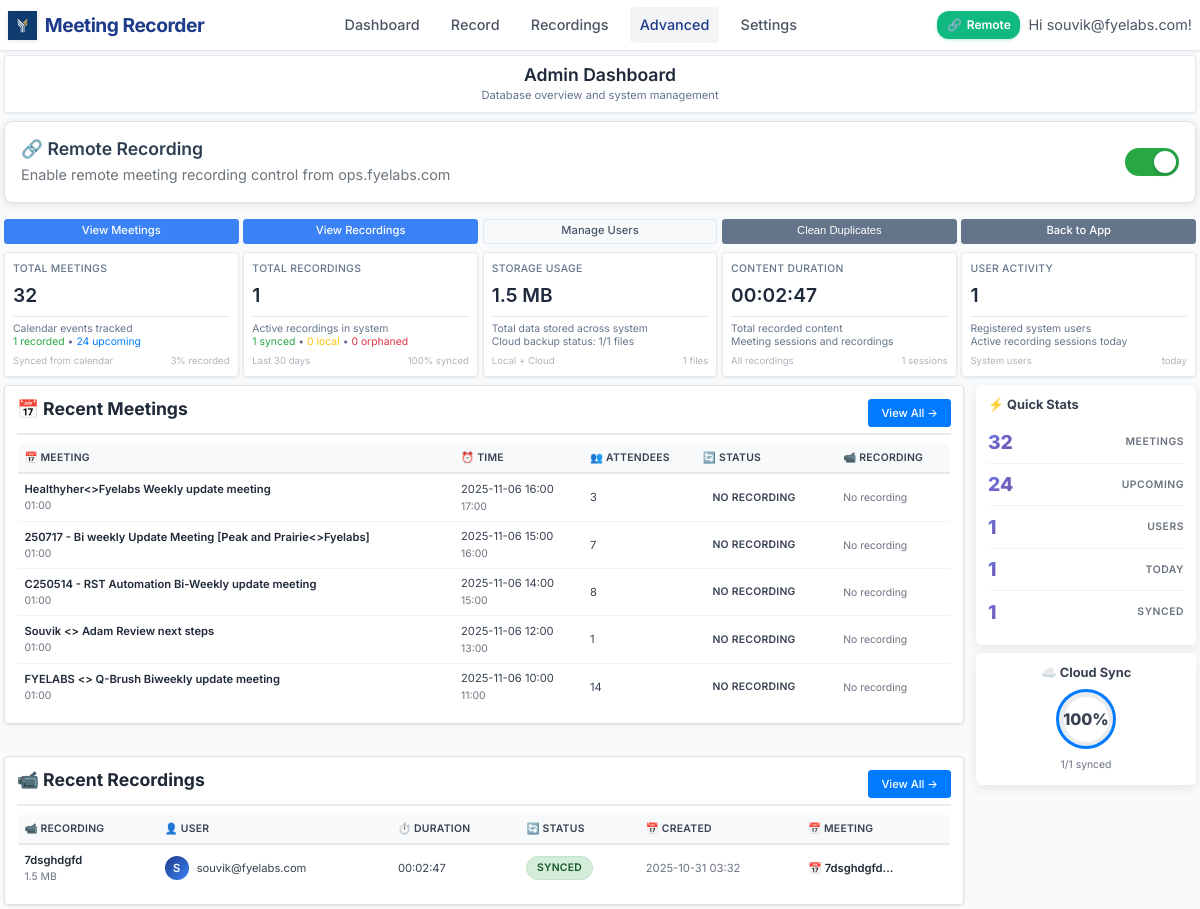
Page /admin (signed in) on the earlier database version.
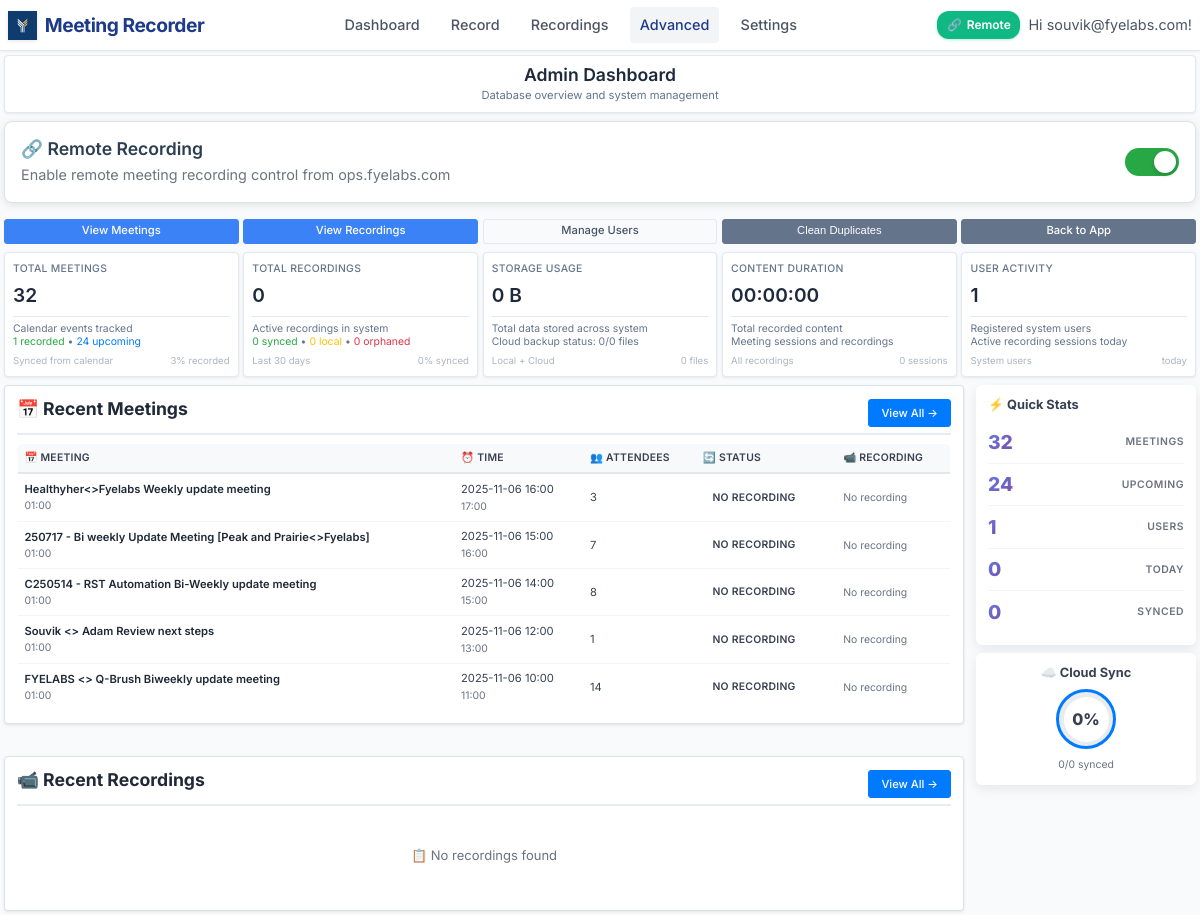
Same page on the later database version.
### models.py (models this page shows, shortened)
class Meeting(db.Model):
    id = db.Column(db.Integer, primary_key=True)
    calendar_event_id = db.Column(db.String(255))  # Original calendar event ID
    subject = db.Column(db.String(500), nullable=False)
    description = db.Column(db.Text)
    location = db.Column(db.String(500))
    web_link = db.Column(db.String(1000))  # Teams meeting link
    start_time = db.Column(db.DateTime, nullable=False)
    end_time = db.Column(db.DateTime, nullable=False)
    duration_minutes = db.Column(db.Integer)
    is_all_day = db.Column(db.Boolean, default=False)
    organizer = db.Column(db.String(255))
    required_attendees = db.Column(db.Text)  # JSON list of email addresses
    optional_attendees = db.Column(db.Text)  # JSON list of email addresses
    attendee_count = db.Column(db.Integer, default=0)
    meeting_type = db.Column(db.String(50), default='teams')  # teams, phone, in-person, other
    is_teams_meeting = db.Column(db.Boolean, default=False)
    is_recurring = db.Column(db.Boolean, default=False)
    recording_status = db.Column(db.String(50), default='none')  # none, scheduled, recorded_local, recorded_synced, excluded
    recording_id = db.Column(db.Integer, db.ForeignKey('recording.id'), nullable=True)  # One-to-one relationship
    recording = db.relationship('Recording', backref=db.backref('meeting', uselist=False), uselist=False)  # One meeting can have 0 or 1 recording
    discovered_at = db.Column(db.DateTime, default=datetime.utcnow)
    last_updated = db.Column(db.DateTime, default=datetime.utcnow, onupdate=datetime.utcnow)
    user_id = db.Column(db.Integer, db.ForeignKey('user.id'), nullable=False)
    is_excluded = db.Column(db.Boolean, default=False)  # User manually excluded from recording
    auto_record = db.Column(db.Boolean, default=True)  # Should this meeting be auto-recorded
    user_excluded = db.Column(db.Boolean, default=False)  # User manually excluded this specific meeting
    exclude_all_series = db.Column(db.Boolean, default=False)  # Exclude all meetings in this recurring series
    series_id = db.Column(db.String(255))  # Recurring series identifier for grouping related meetings
    @property
    def duration_formatted(self):
        if not self.duration_minutes:
            return "00:00"
        hours = self.duration_minutes // 60
        minutes = self.duration_minutes % 60
        if hours > 0:
            return f"{hours:02d}:{minutes:02d}"
        else:
            return f"{minutes:02d}m"
    @property
    def status_display(self):
        status_map = {
            'none': 'No Recording',
            'scheduled': 'Scheduled',
            'recorded_local': 'Recorded (Local)',
            'recorded_synced': 'Recorded & Synced',
            'upload_failed': 'Upload Failed',
            'excluded': 'Excluded'
        }
        return status_map.get(self.recording_status, 'Unknown')
    @property
    def status_class(self):
        class_map = {
            'none': 'status-none',
            'scheduled': 'status-scheduled',
            'recorded_local': 'status-recorded-local',
            'recorded_synced': 'status-recorded-synced',
            'upload_failed': 'status-failed',
            'excluded': 'status-excluded'
        }
        return class_map.get(self.recording_status, 'status-none')

class Recording(db.Model):
    id = db.Column(db.Integer, primary_key=True)
    title = db.Column(db.String(200), nullable=False)
    filename = db.Column(db.String(255), nullable=False)
    file_path = db.Column(db.String(500), nullable=False)
    file_size = db.Column(db.BigInteger, default=0)  # in bytes
    duration = db.Column(db.Integer, default=0)  # in seconds
    created_at = db.Column(db.DateTime, default=datetime.utcnow)
    started_at = db.Column(db.DateTime)
    ended_at = db.Column(db.DateTime)
    monitor_name = db.Column(db.String(200))
    resolution = db.Column(db.String(50))  # e.g., "1920x1080"
    uploaded = db.Column(db.Boolean, default=False)
    upload_url = db.Column(db.String(500))  # Legacy field - kept for compatibility
    video_url = db.Column(db.String(500))
    transcript_url = db.Column(db.String(500))
    thumbnail_url = db.Column(db.String(500))
    upload_status = db.Column(db.String(50), default='pending')  # pending, uploading, completed, failed
    upload_metadata = db.Column(db.Text)  # JSON metadata from upload
    user_id = db.Column(db.Integer, db.ForeignKey('user.id'), nullable=False)
    status = db.Column(db.String(50), default='completed')  # recording, processing, completed, failed

class User(UserMixin, db.Model):
    id = db.Column(db.Integer, primary_key=True)
    username = db.Column(db.String(80), unique=True, nullable=False)
    email = db.Column(db.String(120), unique=True, nullable=False)
    password_hash = db.Column(db.String(128))
    created_at = db.Column(db.DateTime, default=datetime.utcnow)
    is_active = db.Column(db.Boolean, default=True)
    default_monitor = db.Column(db.String(200))  # Default monitor for recordings
    auto_delete_days = db.Column(db.Integer, default=30)  # Auto-delete recordings after N days
    recordings = db.relationship('Recording', backref='user', lazy=True)
    meetings = db.relationship('Meeting', backref='user', lazy=True)

### app.py (the view)
@app.route('/admin')
@login_required
def admin_dashboard():
    try:
        total_recordings = Recording.query.count()
        uploaded_count = Recording.query.filter_by(uploaded=True).count()
        total_size = db.session.query(db.func.sum(Recording.file_size)).scalar() or 0
        total_duration = db.session.query(db.func.sum(Recording.duration)).scalar() or 0
        users_count = User.query.count()
        total_meetings = Meeting.query.count()
        recorded_meetings = Meeting.query.filter(Meeting.recording_status.in_(['recorded_synced', 'recorded_local'])).count()
        upcoming_meetings = Meeting.query.filter(Meeting.start_time > datetime.utcnow()).count()
        orphaned_recordings = Recording.query.filter(~Recording.id.in_(
            db.session.query(Meeting.recording_id).filter(Meeting.recording_id.isnot(None))
        )).count()
        recent_recordings = db.session.query(Recording, User).join(User)\
            .order_by(Recording.created_at.desc()).limit(5).all()
        recent_meetings = Meeting.query.order_by(Meeting.start_time.desc()).limit(5).all()
        upload_stats = db.session.query(Recording.upload_status, db.func.count(Recording.id))\
            .group_by(Recording.upload_status).all()
        upload_counts = {status: count for status, count in upload_stats}
        today = datetime.utcnow().date()
        todays_recordings = Recording.query.filter(
            Recording.created_at >= today,
            Recording.created_at < today + timedelta(days=1)
        ).count()
        stats = {
            'total_recordings': total_recordings,
            'uploaded_count': uploaded_count,
            'local_only': total_recordings - uploaded_count,
            'total_size': format_file_size(total_size),
            'total_duration': format_duration(total_duration),
            'users_count': users_count,
            'upload_percentage': int((uploaded_count / total_recordings * 100)) if total_recordings > 0 else 0,
            'upload_counts': upload_counts,
            'total_meetings': total_meetings,
            'recorded_meetings': recorded_meetings,
            'upcoming_meetings': upcoming_meetings,
            'orphaned_recordings': orphaned_recordings,
            'meeting_recording_percentage': int((recorded_meetings / total_meetings * 100)) if total_meetings > 0 else 0,
            'todays_recordings': todays_recordings,
            'uploaded': uploaded_count,
            'total_users': users_count
        }
        return render_template('admin/dashboard.html',
                             stats=stats,
                             recent_recordings=recent_recordings,
                             recent_meetings=recent_meetings)
    except Exception as e:
        logger.error(f"❌ Advanced dashboard error: {e}")
        return f"Database error: {e}", 500

### templates/admin/dashboard.html (shortened to what the changed rows need)
{% extends "base.html" %}
{% block content %}
<div class="admin-header">
    <div style="text-align: center;">
        <h1>Admin Dashboard</h1>
    </div>
</div>
<div class="stats-grid">
    <div class="stat-card">
        <div class="stat-label">Total Recordings</div>
        <div class="stat-number" data-stat="total_recordings">{{ stats.total_recordings }}</div>
        <div class="stat-details">
            Active recordings in system<br>
            <span style="color: #28a745;">{{ stats.uploaded_count }} synced</span> •
            <span style="color: #ffc107;">{{ stats.local_only }} local</span> •
            <span style="color: #dc3545;">{{ stats.orphaned_recordings }} orphaned</span>
        </div>
        <div class="stat-meta">
            <span>Last 30 days</span>
            <span>{{ stats.upload_percentage }}% synced</span>
        </div>
    </div>
    <div class="stat-card">
        <div class="stat-label">Storage Usage</div>
        <div class="stat-number">{{ stats.total_size }}</div>
        <div class="stat-details">
            Total data stored across system<br>
            Cloud backup status: {{ stats.uploaded_count }}/{{ stats.total_recordings }} files
        </div>
        <div class="stat-meta">
            <span>Local + Cloud</span>
            <span>{{ stats.total_recordings }} files</span>
        </div>
    </div>
    <div class="stat-card">
        <div class="stat-label">Content Duration</div>
        <div class="stat-number">{{ stats.total_duration }}</div>
        <div class="stat-details">
            Total recorded content<br>
            Meeting sessions and recordings
        </div>
        <div class="stat-meta">
            <span>All recordings</span>
            <span>{{ stats.total_recordings }} sessions</span>
        </div>
    </div>
</div>
<div class="dashboard-layout">
    <div class="main-content">
        <div class="recent-section" id="recentMeetingsSection" style="margin-bottom: 2rem;">
            <div class="section-header">
                <h2 class="section-title">📅 Recent Meetings</h2>
            </div>
            {% if recent_meetings %}
            <table class="recordings-table professional-table" id="recentMeetingsTable">
                <thead>
                    <tr>
                        <th>📅 Meeting</th>
                        <th>⏰ Time</th>
                        <th>👥 Attendees</th>
                        <th>🔄 Status</th>
                        <th>📹 Recording</th>
                    </tr>
                </thead>
                <tbody>
                    {% for meeting in recent_meetings %}
                    <tr>
                        <td>
                            <a href="{{ url_for('admin_meeting_detail', meeting_id=meeting.id) }}" class="recording-title meeting-link" data-meeting-id="{{ meeting.id }}">
                                {{ meeting.subject }}
                            </a>
                            <div class="text-muted">{{ meeting.duration_formatted }}</div>
                        </td>
                        <td>
                            {{ meeting.start_time.strftime('%Y-%m-%d %H:%M') }}<br>
                            <span class="text-muted">{{ meeting.end_time.strftime('%H:%M') }}</span>
                        </td>
                        <td>{{ meeting.attendee_count if meeting.attendee_count > 0 else 'N/A' }}</td>
                        <td>
                    <span class="status-badge {{ meeting.status_class }}">{{ meeting.status_display }}</span>
                        </td>
                        <td>
                            {% if meeting.recording %}
                                <a href="{{ url_for('admin_recording_detail', recording_id=meeting.recording.id) }}" class="recording-title recording-link" data-recording-id="{{ meeting.recording.id }}">
                                    📹 View Recording
                                </a>
                            {% else %}
                                <span class="text-muted">No recording</span>
                            {% endif %}
                        </td>
                    </tr>
                    {% endfor %}
                </tbody>
            </table>
            {% endif %}
        </div>
        <div class="recent-section">
            <div class="section-header">
                <h2 class="section-title">📹 Recent Recordings</h2>
            </div>
    {% if recent_recordings %}
    <table class="recordings-table professional-table">
        <thead>
            <tr>
                <th>📹 Recording</th>
                <th>👤 User</th>
                <th>⏱️ Duration</th>
                <th>🔄 Status</th>
                <th>📅 Created</th>
                <th>📅 Meeting</th>
            </tr>
        </thead>
        <tbody>
            {% for recording, user in recent_recordings %}
            <tr>
                <td>
                    <a href="{{ url_for('admin_recording_detail', recording_id=recording.id) }}" class="recording-title">
                        {{ recording.title }}
                    </a>
                    <div class="text-muted">{{ format_file_size(recording.file_size) }}</div>
                </td>
                <td>
                    <span class="user-avatar">{{ user.username[0].upper() }}</span>
                    {{ user.username }}
                </td>
                <td>{{ format_duration(recording.duration) }}</td>
                <td>
                    {% if recording.upload_status == 'completed' and recording.uploaded %}
                        <span class="status-badge status-completed">Synced</span>
                    {% elif recording.upload_status == 'uploading' %}
                        <span class="status-badge status-uploading">Uploading</span>
                    {% elif recording.upload_status == 'failed' %}
                        <span class="status-badge status-failed">Failed</span>
                    {% else %}
                        <span class="status-badge status-pending">Local</span>
                    {% endif %}
                </td>
                <td class="text-muted">
                    {{ recording.created_at.strftime('%Y-%m-%d %H:%M') if recording.created_at else 'N/A' }}
                </td>
                <td>
                    {% if recording.meeting %}
                        <a href="{{ url_for('admin_meeting_detail', meeting_id=recording.meeting.id) }}" class="recording-title">
                            📅 {{ recording.meeting.subject[:30] }}...
                        </a>
                    {% else %}
                        <span class="text-muted">Orphaned</span>
                    {% endif %}
                </td>
            </tr>
            {% endfor %}
        </tbody>
    </table>
    {% else %}
    <div style="text-align: center; padding: 2rem; color: var(--gray-500);">
        <p>📋 No recordings found</p>
    </div>
    {% endif %}
        </div>
    </div>
    <div class="sidebar-content">
        <div class="quick-stats-mini">
            <div class="mini-stat">
                <span class="mini-number">{{ stats.todays_recordings }}</span>
                <span class="mini-label">Today</span>
            </div>
            <div class="mini-stat">
                <span class="mini-number">{{ stats.uploaded }}</span>
                <span class="mini-label">Synced</span>
            </div>
        </div>
        <div class="upload-progress-mini">
            <h3 class="mini-title">☁️ Cloud Sync</h3>
            <div class="progress-ring">
                <div class="progress-value">{{ stats.upload_percentage }}%</div>
            </div>
            <p class="progress-text">{{ stats.uploaded_count }}/{{ stats.total_recordings }} synced</p>
        </div>
    </div>
</div>
{% endblock %}

Differences in the rows shown:
removed Recording: title "7dsghdgfd", file_size "1.5 MB", username "S", username "souvik@fyelabs.com", duration "00:02:47", upload_status "SYNCED", created_at "2025-10-31 03:32", meeting "7dsghdgfd"
Other differences:
{{ stats.total_recordings }}: "1" → "0"
{{ stats.uploaded_count }}: "1" → "0"
{{ stats.upload_percentage }}: "100" → "0"
{{ stats.total_size }}: "1.5 MB" → "0 B"
{{ stats.total_duration }}: "00:02:47" → "00:00:00"
{{ stats.todays_recordings }}: "1" → "0"
{{ stats.uploaded }}: "1" → "0"
text no longer shown: "📹 RECORDING 👤 USER ⏱️ DURATION 🔄 STATUS 📅 CREATED 📅 MEETING"
text now shown: "📋 No recordings found"
